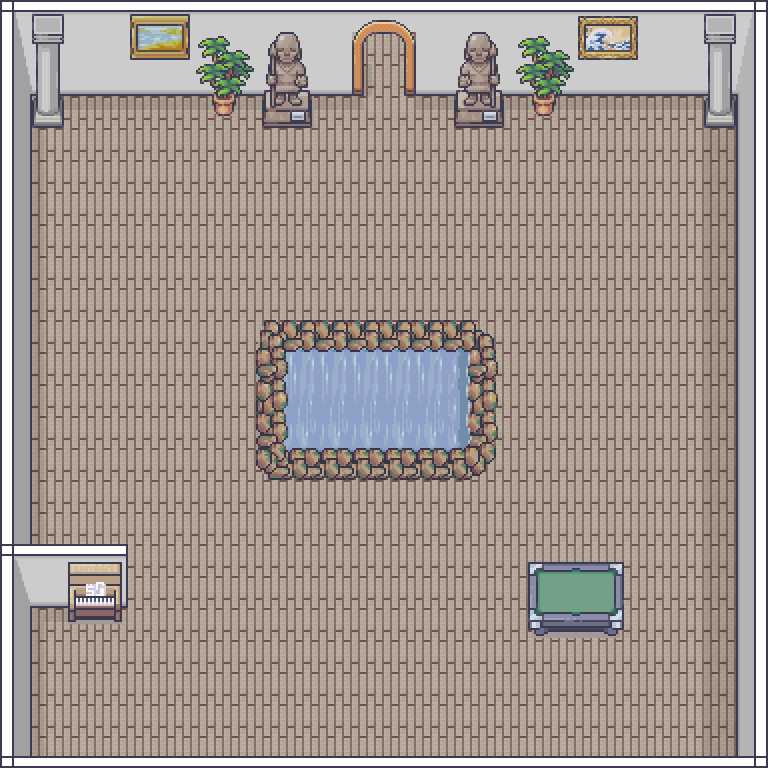

This is a level from a 2D game, rendered from its Tiled map with the project's own tilesets. A one-line summary and the map file follow, with tile-layer data summarised:
An orthogonal 24x24 tile map with 32x32 px tiles, 3 tile layers (Tile Layer 1, Tile Layer 2, Tile Layer 3), 5 tilesets and 16 objects (gameBoard_1, Juckebox, Door).

<map version="1.5" tiledversion="1.6.0" orientation="orthogonal" renderorder="right-down" width="24" height="24" tilewidth="32" tileheight="32" infinite="0" nextlayerid="15" nextobjectid="24">
 <properties>
  <property name="communicationRegion" value="areaCommunication" />
  <property name="spawnPosX" type="float" value="380" />
  <property name="spawnPosY" type="float" value="610" />
  <property name="text" type="bool" value="true" />
  <property name="voice" type="bool" value="true" />
 </properties>
 <tileset firstgid="1" source="22_Museum_32x32.tsx" />
 <tileset firstgid="1953" source="Room_Builder_32x32.tsx" />
 <tileset firstgid="9401" source="Music_and_Sport_Singles_32x32_18.tsx" />
 <tileset firstgid="9407" source="Basement_Singles_32x32_77.tsx" />
 <tileset firstgid="9413" source="Basement_Singles_32x32_76.tsx" />
 <layer id="9" name="Tile Layer 1" width="24" height="24">
  <data>[576 cells, 467 non-empty, 8 distinct tile ids]</data>
 </layer>
 <layer id="10" name="Tile Layer 2" width="24" height="24">
  <data>[576 cells, 161 non-empty, 44 distinct tile ids]</data>
 </layer>
 <layer id="11" name="Tile Layer 3" width="24" height="24">
  <data>[576 cells, 88 non-empty, 57 distinct tile ids]</data>
 </layer>
 <objectgroup id="12" name="Borders">
  <object id="1" x="0" y="0" width="32" height="768" />
  <object id="2" x="32" y="0" width="736" height="96" />
  <object id="3" x="736" y="96" width="32" height="672" />
  <object id="4" x="32" y="736" width="704" height="32" />
  <object id="5" x="32" y="96" width="32" height="32" />
  <object id="6" x="192" y="96" width="128" height="32" />
  <object id="7" x="448" y="96" width="128" height="32" />
  <object id="8" x="256" y="320" width="256" height="160" />
  <object id="9" x="704" y="96" width="32" height="32" />
  <object id="17" x="32" y="544" width="96" height="64" />
 </objectgroup>
 <objectgroup id="13" name="contextLayer">
  <object id="11" name="gameBoard_1" x="512" y="544" width="128" height="96">
   <properties>
    <property name="communicationRegion" value="areaCommunication" />
    <property name="contextType" value="gameBoard" />
    <property name="text" type="bool" value="true" />
    <property name="voice" type="bool" value="true" />
   </properties>
  </object>
  <object id="14" name="Juckebox" x="64" y="576" width="64" height="64">
   <properties>
    <property name="communicationRegion" value="radiusCommunication" />
    <property name="contextType" value="musicPlayer" />
    <property name="text" type="bool" value="true" />
    <property name="voice" type="bool" value="true" />
   </properties>
  </object>
  <object id="20" name="Door" x="352" y="32" width="64" height="64">
   <properties>
    <property name="communicationRegion" value="areaCommunication" />
    <property name="contextType" value="portal" />
    <property name="text" type="bool" value="true" />
    <property name="voice" type="bool" value="true" />
   </properties>
  </object>
 </objectgroup>
 <objectgroup id="14" name="InteractiveObject" visible="0">
  <object id="21" x="64" y="576" width="64" height="64" />
  <object id="22" x="512" y="544" width="128" height="96" />
  <object id="23" x="352" y="32" width="64" height="64" />
 </objectgroup>
</map>
